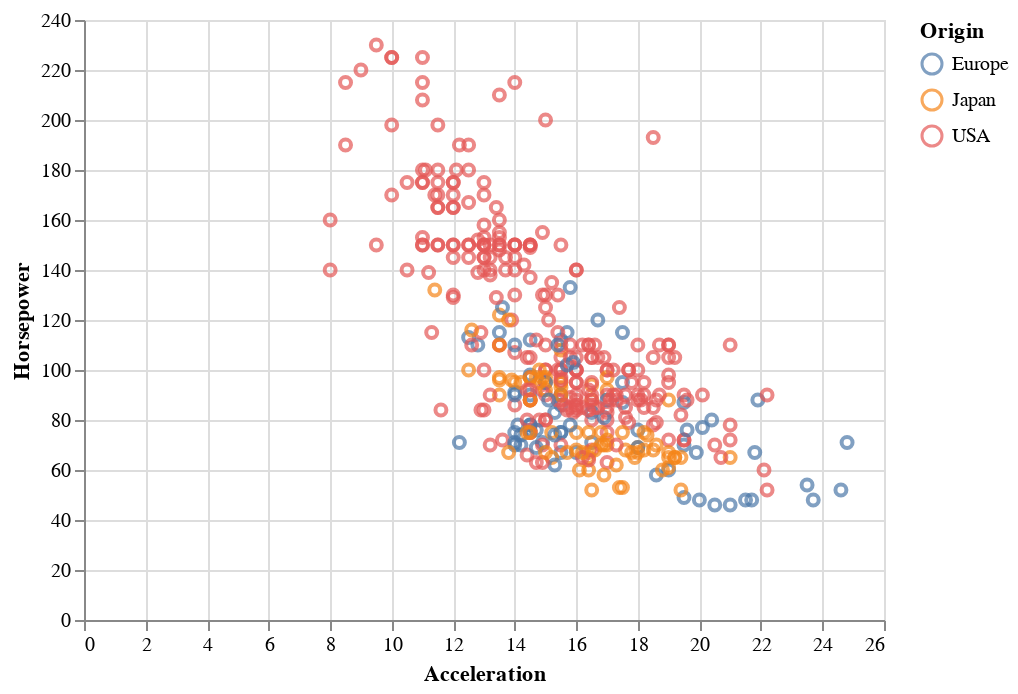

Notebook code cell kept with this figure:
### Markdown cell above
**Q: can you create a 2D scatterplot with `Acceleration` and `Horsepower`? Use `Origin` for the colors.**

### Code cell
# TODO: put your code here
alt.Chart(cars).mark_point().encode(
    x='Acceleration',
    y='Horsepower',
    color=alt.Color('Origin'))

### Figure 1 — Vega-Lite specification as saved in the notebook (floating-point values rounded to 4 significant figures; data arrays with more than 128 entries replaced by an {"elided": "..."} marker saying what was removed)
{"config": {"view": {"continuousWidth": 400, "continuousHeight": 300}}, "data": {"name": "data-f02450ab61490a1363517a0190416235"}, "mark": "point", "encoding": {"color": {"type": "nominal", "field": "Origin"}, "x": {"type": "quantitative", "field": "Acceleration"}, "y": {"type": "quantitative", "field": "Horsepower"}}, "$schema": "https://vega.github.io/schema/vega-lite/v4.8.1.json", "datasets": {"data-f02450ab61490a1363517a0190416235": {"elided": "406 records"}}}
